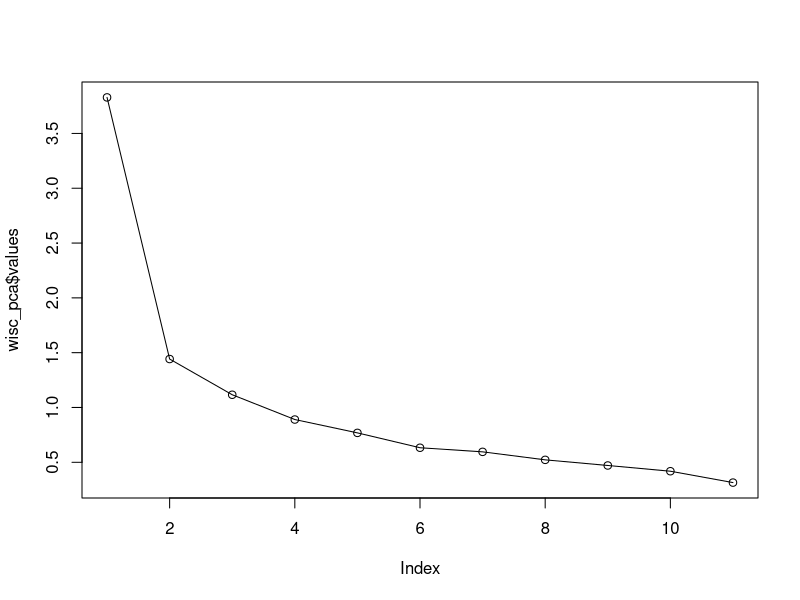
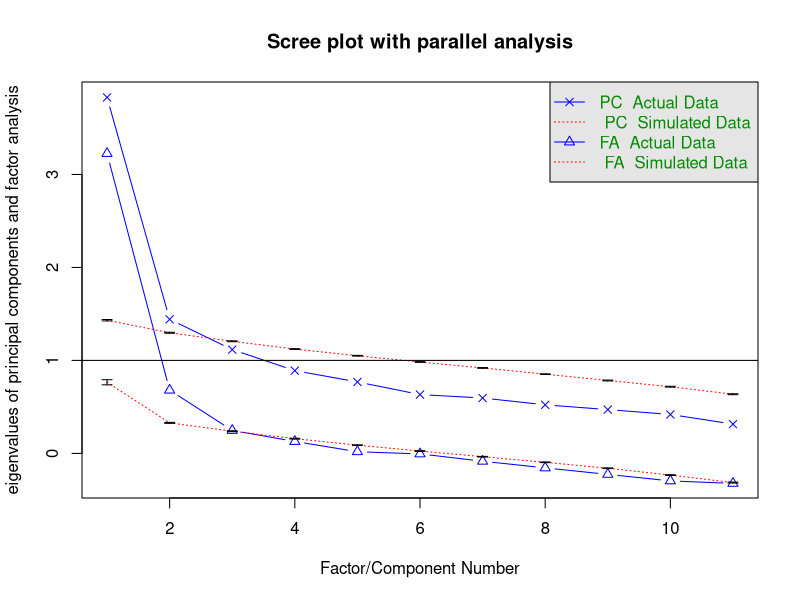
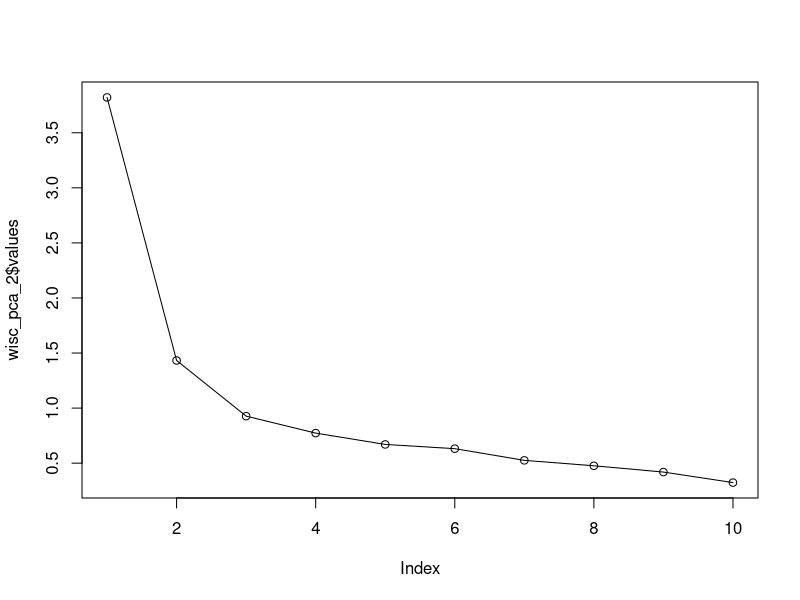
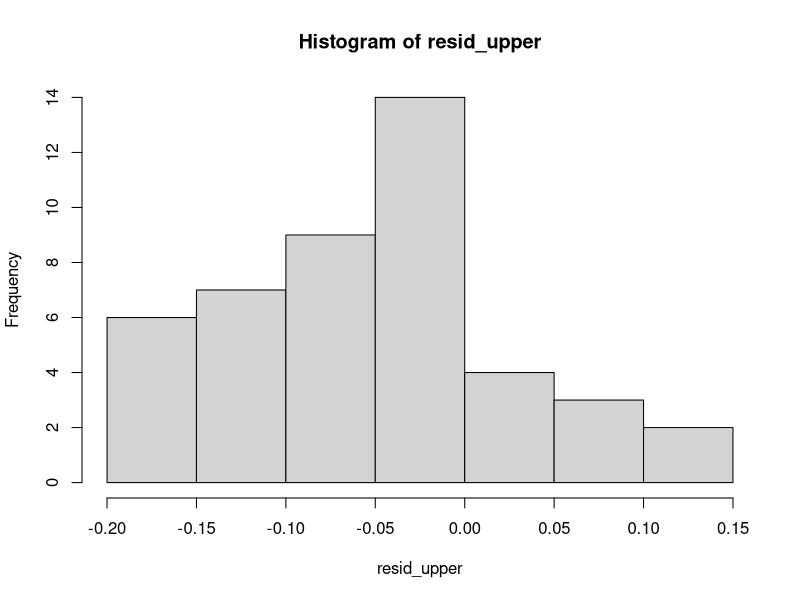

Here is the R script that generated these plots, in order:
## ---- chunk 1
knitr::opts_chunk$set(echo = TRUE)
#load packages
#install.packages("corpcor") 
#install.packages("GPArotation")
#install.packages("psych")
#install.packages("ggplot2")
#install.packages("foreign")
#install.packages("tidyverse")
library(corpcor) 
library(GPArotation)
library(psych)
library(ggplot2)
library(foreign)
library(tidyverse)
## ---- chunk 2
## read in file with working directory set to file location
# read in spss .sav file and view data frame
wisc_data <- read.spss("wiscsem.sav", to.data.frame = TRUE)
head(wisc_data)
## ---- chunk 3
wisc_data_1 <- wisc_data[,-c(1,2)]
head(wisc_data_1)
## ---- chunk 4
wisc_cor <- cor(wisc_data_1)
wisc_cor
wisc_cor2 <- round(cor(wisc_data_1), 2)
wisc_cor2
## ---- chunk 5
# arguments are the correlation matrix object and sample size n of the dataset
wisc_bart = cortest.bartlett(wisc_cor, n = 175)
wisc_bart
## ---- chunk 6
# argument is the correlation matrix object
KMO(wisc_cor)
## ---- chunk 7
# argument is the correlation matrix object
det(wisc_cor)
## ---- chunk 8
# syntax format to run principal components analysis
# form: principal(dataframe or R matrix, nfactors = number of factors, rotate = "method of rotation", 
# scores = TRUE or FALSE)
# nfactors - how many factors/components to extract; default is 1
# rotate - allows for specification of a particular rotation method; default is varimax
# scores - allows factors scores to be obtained or not; default is FALSE (no scores)

# example of a model created using raw data
# this model will extract the same number of factors as variables, without rotation
wisc_pca <- principal(wisc_data_1, nfactors = 11, rotate = "none")
wisc_pca
## ---- chunk 9
wisc_pca$values
## ---- chunk 10
plot(wisc_pca$values, type = "o")


fa.parallel(wisc_data_1, n.obs=175, fm="ml", fa="both", n.iter=300, error.bars = TRUE, se.bars = TRUE, show.legend=TRUE, main="Scree plot with parallel analysis")
## ---- chunk 11
wisc_pca_1 <- principal(wisc_data_1, nfactors = 3, rotate = "varimax")
wisc_pca_1
## ---- chunk 12
wisc_data_2 <- wisc_data_1[,-11] #retains all rows, removes column 11
head(wisc_data_2)
## ---- chunk 13
wisc_pca_2 <- principal(wisc_data_2, nfactors = 2, rotate = "varimax")
wisc_pca_2
## ---- chunk 14
wisc_pca_2$values

plot(wisc_pca_2$values, type = "o")
## ---- chunk 15
wisc_cor_actual <- cor(wisc_data_2)
wisc_cor_actual
## ---- chunk 16
wisc_cor_resid <- factor.residuals(wisc_cor_actual, wisc_pca_2$loadings)

# extract upper diagonal from residual correlation object as first column of new matrix
#as.matrix returns value as a matrix
resid_upper <- as.matrix(wisc_cor_resid[upper.tri(wisc_cor_resid)])
resid_upper
## ---- chunk 17
# abs() calculates the absolute value for object in argument
resid_magnitude <- abs(resid_upper) > 0.05
sum(resid_magnitude)
## ---- chunk 18
# nrow calculates the number of rows in a data frame or matrix
sum(resid_magnitude)/nrow(resid_upper)
## ---- chunk 19
sqrt(mean(resid_upper^2))

hist(resid_upper)
## ---- chunk 20
wisc_cor_reproduced <- factor.model(wisc_pca_2$loadings)
wisc_cor_reproduced
## ---- chunk 21
# create factor analysis model as object
# form: fa(dataframe or R matrix, nfactors = number of factors, rotate = "method of rotation", scores = TRUE or FALSE, fm = "factor method")
# nfactors - how many factors/components to extract; default is 1
# rotate - allows for specification of a particular rotation method; default is varimax
# scores - allows factors scores to be obtained or not; default is FALSE (no scores)
# fm - allows for a factor method to be specified, e.g. maximum likelihood is "ml", principal axis is “pa”
wisc_fa <- fa(wisc_data_2, nfactors = 2, rotate = "oblimin", fm = "ml")
wisc_fa

# alternative syntax for using a correlation matrix as input for same analysis
# my.fa2 <- fa(my.cor10, nfactors = 2, rotate = "oblimin", fm = "pa")
## ---- chunk 22
print.psych(wisc_fa, cut = .3, sort = TRUE)
